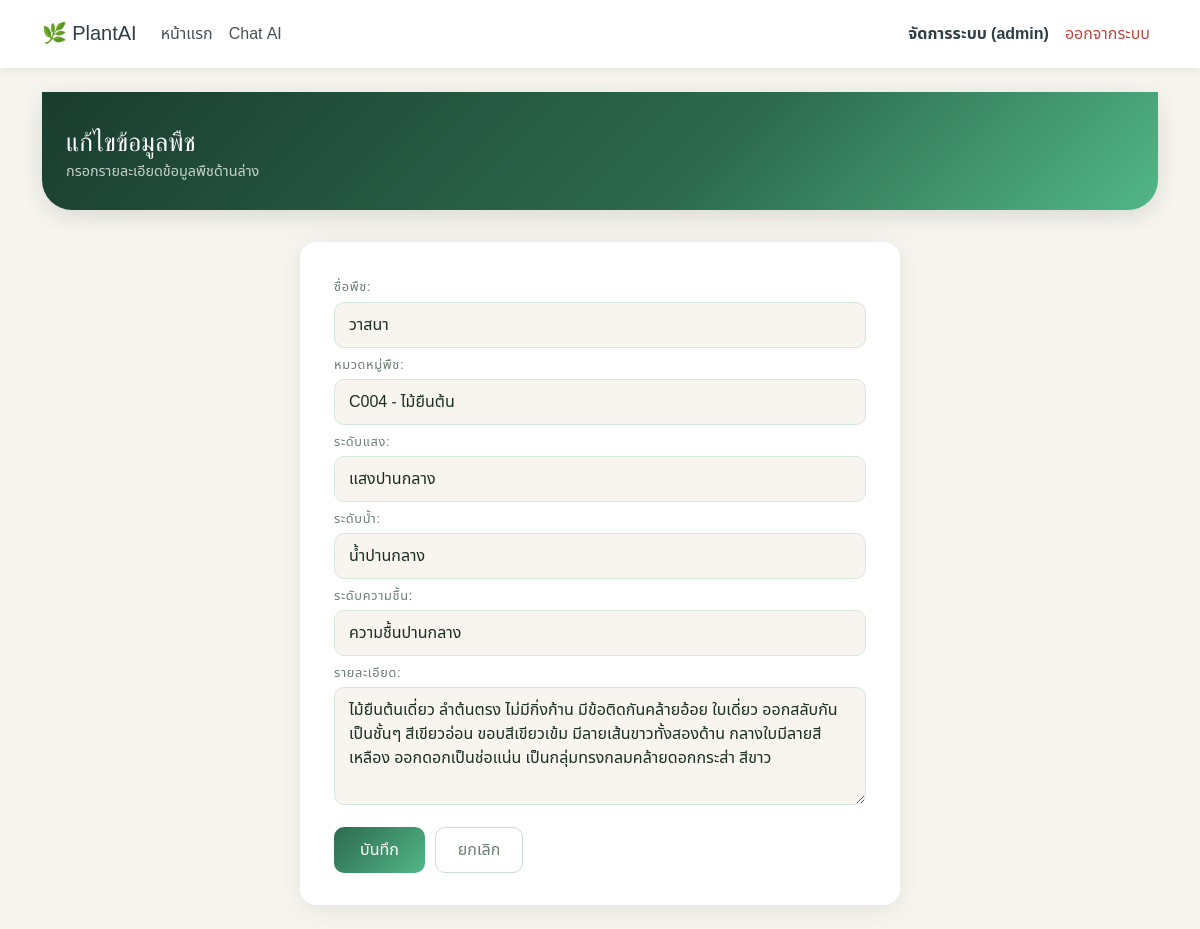
Page /management/plant/edit/P001/ (signed in) on the committed database.
### PlantAI_App/models.py (models this page shows, shortened)
class Plant(models.Model):
    LIGHT_CHOICES = [
        ('low', 'แสงน้อย'),
        ('medium', 'แสงปานกลาง'),
        ('high', 'แสงมาก'),
    ]
    WATER_CHOICES = [
        ('low', 'น้ำน้อย'),
        ('medium', 'น้ำปานกลาง'),
        ('high', 'น้ำมาก'),
    ]
    HUMIDITY_CHOICES = [
        ('low', 'ความชื้นต่ำ'),
        ('medium', 'ความชื้นปานกลาง'),
        ('high', 'ความชื้นสูง'),
    ]
    plant_id = models.CharField(primary_key=True, max_length=11, editable=False)  # เช่น P001
    plant_name = models.CharField(max_length=50, unique=True)  # ชื่อพืช
    light = models.CharField(max_length=10, choices=LIGHT_CHOICES)
    water = models.CharField(max_length=10, choices=WATER_CHOICES)
    humidity = models.CharField(max_length=10, choices=HUMIDITY_CHOICES)
    description = models.TextField(blank=True, null=True)  # รายละเอียด/คำอธิบายเพิ่มเติมของพืช
    category = models.ForeignKey(
        PlantCategory, db_column="category_id", on_delete=models.CASCADE,
        related_name="plants"
    )
    admin = models.ForeignKey(
        Admin, db_column="admin_id", on_delete=models.CASCADE,
        related_name="plants"
    )
    class Meta:
        db_table = "plant"
        verbose_name = "พืช"

class PlantCategory(models.Model):
    category_id = models.CharField(primary_key=True, max_length=11, editable=False)  # เช่น C001
    category_name = models.CharField(max_length=50, unique=True)  # ชื่อหมวดหมู่ เช่น "ไม้เลื้อย"
    detail = models.TextField(blank=True, null=True)  # คำอธิบายหมวดหมู่ (ใส่หรือไม่ใส่ก็ได้)
    admin = models.ForeignKey(
        Admin, db_column="admin_id", on_delete=models.CASCADE,
        related_name="plant_categories"
    )
    class Meta:
        db_table = "plant_category"
        verbose_name = "หมวดหมู่พืช"
    def __str__(self):
        return f"{self.category_id} - {self.category_name}"

### PlantAI_App/views.py (the view)
    def wrapper(request, *args, **kwargs):
        if 'admin_id' not in request.session:
            return redirect('login')
        return view_func(request, *args, **kwargs)

### PlantAI_App/forms.py (shortened to what this page needs)
class PlantForm(forms.ModelForm):
    class Meta:
        model = Plant
        fields = ['plant_name', 'category', 'light', 'water', 'humidity', 'description']
        labels = {
            'plant_name': 'ชื่อพืช',
            'category': 'หมวดหมู่พืช',
            'light': 'ระดับแสง',
            'water': 'ระดับน้ำ',
            'humidity': 'ระดับความชื้น',
            'description': 'รายละเอียด',
        }
        widgets = {
            'plant_name': forms.TextInput(attrs={'class': 'form-control'}),
            'category': forms.Select(attrs={'class': 'form-select'}),
            'light': forms.Select(attrs={'class': 'form-select'}),
            'water': forms.Select(attrs={'class': 'form-select'}),
            'humidity': forms.Select(attrs={'class': 'form-select'}),
            'description': forms.Textarea(attrs={
                'class': 'form-control',
                'rows': 4
            }),
        }

### PlantAI_App/views.py (called while the page is built)
def admin_required(view_func):
    def wrapper(request, *args, **kwargs):
        if 'admin_id' not in request.session:
            return redirect('login')
        return view_func(request, *args, **kwargs)
    return wrapper

@admin_required
def plant_edit(request, pk):
    plant = get_object_or_404(Plant, pk=pk)
    if request.method == 'POST':
        form = PlantForm(request.POST, instance=plant)
        if form.is_valid():
            form.save()
            messages.success(request, f'แก้ไขข้อมูลพืช "{plant.plant_name}" เรียบร้อยแล้ว')
            return redirect('/management/?tab=plants')
        else:
            messages.error(request, 'กรุณาตรวจสอบข้อมูลในฟอร์มอีกครั้ง')
    else:
        form = PlantForm(instance=plant)  # GET request: แสดงฟอร์มพร้อมข้อมูลเดิมของพืชนี้
    return render(request, 'plant_form.html', {'form': form, 'title': 'แก้ไขข้อมูลพืช'})

### PlantAI_App/templates/plant_form.html (shortened to what this page needs)
{% extends 'base.html' %}
{% block content %}
{% load static %}
<link rel="stylesheet" href="{% static 'plants/css/style_admin.css' %}">
<div class="admin-hero">
    <h2>{{ title }}</h2>
    <p>กรอกรายละเอียดข้อมูลพืชด้านล่าง</p>
</div>
<div class="form-card">
    <form method="post">
        {% for field in form %}
            {{ field.label_tag }}
            {{ field }}
        {% endfor %}
        <div class="form-actions">
            <button type="submit" class="btn btn-plant-primary">บันทึก</button>
            <a href="{% url 'management' %}?tab=plants" class="btn btn-plant-secondary">ยกเลิก</a>
        </div>
    </form>
</div>
{% endblock %}

### PlantAI_App/static/plants/css/style_base.css (style rules this page uses)
:root { --green-deep: #1a3c2e; --green-mid: #2d6a4f; --green-light: #52b788; --green-pale: #d8f3dc; --cream: #f8f5f0; --brown: #7a5c3a; --text-dark: #1a2e20; --text-muted: #6b7e6f; --shadow-card: 0 4px 24px rgba(26,60,46,0.10); --shadow-hover: 0 8px 32px rgba(26,60,46,0.18); --radius: 16px; --radius-sm: 10px; }
body { background-color: var(--cream); font-family: 'Noto Sans Thai', sans-serif; color: var(--text-dark); }
.btn-plant-primary { background: linear-gradient(135deg, var(--green-mid), var(--green-light)); border: none; color: #fff; border-radius: var(--radius-sm); padding: 10px 26px; font-family: 'Noto Sans Thai', sans-serif; font-weight: 500; transition: transform 0.15s, box-shadow 0.15s; }
.btn-plant-secondary { background: transparent; border: 1.5px solid #c9ddd0; color: var(--text-muted); border-radius: var(--radius-sm); padding: 10px 22px; font-family: 'Noto Sans Thai', sans-serif; transition: background 0.15s, color 0.15s; }

### PlantAI_App/static/plants/css/style_admin.css (style rules this page uses)
.admin-hero { background: linear-gradient(135deg, var(--green-deep) 0%, var(--green-mid) 60%, var(--green-light) 100%); border-radius: 0 0 30px 30px; padding: 36px 24px 28px; margin-bottom: 32px; box-shadow: 0 6px 24px rgba(26,60,46,0.15); }
.admin-hero h2 { font-family: 'Playfair Display', serif; color: #fff; font-size: 1.6rem; margin-bottom: 2px; }
.admin-hero p { color: rgba(255,255,255,0.75); font-size: 0.9rem; margin: 0; }
.form-card { background: #fff; border-radius: var(--radius); box-shadow: var(--shadow-card); padding: 32px 34px; max-width: 600px; margin: 0 auto; }
.form-card label { font-size: 0.8rem; font-weight: 500; color: var(--text-muted); text-transform: uppercase; letter-spacing: 0.05em; margin-bottom: 4px; display: inline-block; }
.form-card input[type=text], .form-card input[type=password], .form-card input[type=email], .form-card input[type=number], .form-card textarea, .form-card select { border-radius: var(--radius-sm); border: 1.5px solid #d4e8d9; background: var(--cream); padding: 10px 14px; width: 100%; font-family: 'Noto Sans Thai', sans-serif; color: var(--text-dark); transition: border-color 0.2s, box-shadow 0.2s; margin-bottom: 4px; box-sizing: border-box; }
.form-card .form-actions { margin-top: 22px; display: flex; gap: 10px; }

### rows in the picture
Plant: form "วาสนา" "แสงปานกลาง" "น้ำปานกลาง" "ความชื้นปานกลาง" "ไม้ยืนต้นเดี่ยว ลำต้นตรง ไม่มีกิ่งก้าน มีข้อติดกันคล้ายอ้อย ใบเดี่ยว ออกสลับกันเป็นชั้นๆ สีเขียวอ่อน ขอบสีเขียวเข้ม มีลายเส้นขาวทั้งสองด้าน กลางใบมีลายสีเหลือง ออกดอกเป็นช่อแน่น เป็นกลุ่มทรงกลมคล้ายดอกกระส่า สีขาว"
PlantCategory: form "C004 - ไม้ยืนต้น"

### other values in the picture
{{ request.session.admin_username }} "admin"
{{ title }} "แก้ไขข้อมูลพืช"
{{ field.label_tag }} "ชื่อพืช:" "หมวดหมู่พืช:" "ระดับแสง:" "ระดับน้ำ:" "ระดับความชื้น:" "รายละเอียด:"
